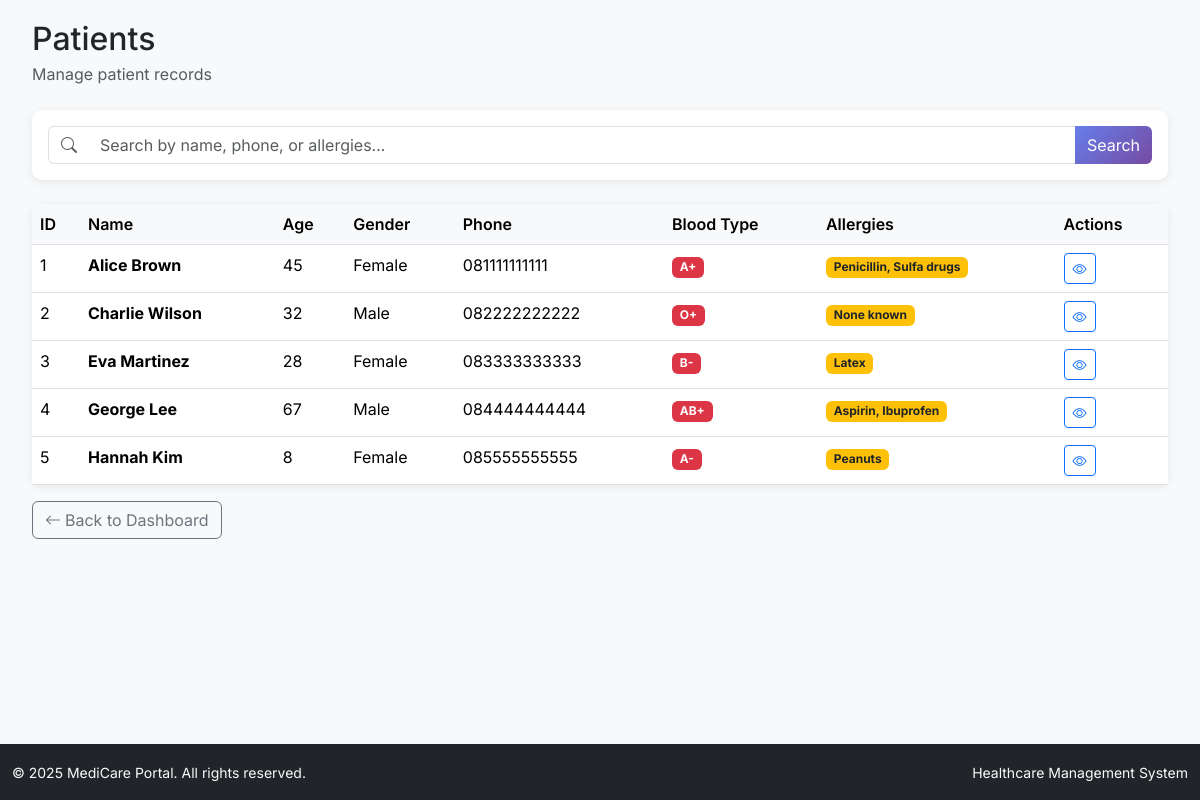
The app's page /index.php?r=patients/index (signed in) with its own data.
### tables this page shows
CREATE TABLE patients (
    id INT AUTO_INCREMENT PRIMARY KEY,
    name VARCHAR(100) NOT NULL,
    age INT NOT NULL,
    gender ENUM('Male', 'Female', 'Other') DEFAULT 'Male',
    phone VARCHAR(20) DEFAULT NULL,
    address TEXT DEFAULT NULL,
    allergies TEXT DEFAULT NULL,
    blood_type VARCHAR(5) DEFAULT NULL,
    emergency_contact VARCHAR(100) DEFAULT NULL,
    emergency_phone VARCHAR(20) DEFAULT NULL,
    notes TEXT DEFAULT NULL,
    created_by INT DEFAULT NULL,
    created_at TIMESTAMP DEFAULT CURRENT_TIMESTAMP,
    updated_at TIMESTAMP DEFAULT CURRENT_TIMESTAMP ON UPDATE CURRENT_TIMESTAMP,
    FOREIGN KEY (created_by) REFERENCES nurses(id) ON DELETE SET NULL
);

### app/core/Controller.php (called while the page is built, shortened)
<?php
class Controller {
    protected function render(string $view, array $params = []): void {
        extract($params, EXTR_SKIP);
        $viewFile = APP_ROOT . '/app/views/' . $view . '.php';
        include $viewFile;
        include APP_ROOT . '/app/views/layout.php';
    }
}

### app/controllers/PatientsController.php (called while the page is built, shortened)
<?php
require_once APP_ROOT . '/app/core/Controller.php';
require_once APP_ROOT . '/app/models/Patient.php';
class PatientsController extends Controller {
    private function isNurse(): bool {
        return !empty($_SESSION['nurse_id']);
    }
    private function isDoctor(): bool {
        return !empty($_SESSION['doctor_id']);
    }
    public function index(): void {
        $search = $_GET['search'] ?? '';
        if ($search) {
            $patients = Patient::search($search);
        } else {
            $patients = Patient::getAll();
        }
        $this->render('patients/index', [
            'patients' => $patients,
            'search' => $search,
            'isNurse' => $this->isNurse(),
            'isDoctor' => $this->isDoctor(),
            'hideLandingLinks' => true
        ]);
    }
}

### app/core/Router.php (called while the page is built, shortened)
<?php
class Router {
    public function dispatch(): void {
        $route = isset($_GET['r']) ? trim($_GET['r'], '/') : 'home/index';
        [$controllerName, $action] = array_pad(explode('/', $route, 2), 2, null);
        $action = $action ?: 'index';
        $controller = new $controllerName();
        $controller->$action();
    }
}

### public/index.php (called while the page is built, shortened)
<?php
require_once __DIR__ . '/../app/core/Router.php';
$router = new Router();
$router->dispatch();

### app/models/Patient.php (called while the page is built, shortened)
<?php
class Patient {
    public static function getAll(): array {
        $pdo = Database::getInstance();
        $stmt = $pdo->query('SELECT p.*, n.name as created_by_name FROM patients p LEFT JOIN nurses n ON p.created_by = n.id ORDER BY p.updated_at DESC');
        return $stmt->fetchAll(PDO::FETCH_ASSOC);
    }
}

### app/views/patients/index.php (the view, shortened to what this page needs)
<div class="container-fluid">
    <div class="content-wrapper">
        <div class="d-flex justify-content-between align-items-center mb-4">
            <div>
                <h2 class="mb-1">Patients</h2>
                <p class="text-muted mb-0">Manage patient records</p>
            </div>
        </div>
        <div class="card mb-4">
            <div class="card-body">
                <form action="index.php" method="GET" class="d-flex">
                    <div class="input-group">
                        <span class="input-group-text bg-white border-end-0">
                            <i class="bi bi-search text-muted"></i>
                        </span>
                        <input type="text" class="form-control border-start-0" name="search"
                               value="<?php echo htmlspecialchars($search ?? ''); ?>"
                               placeholder="Search by name, phone, or allergies...">
                        <button class="btn btn-primary" type="submit">Search</button>
                    </div>
                </form>
            </div>
        </div>
        <div class="card">
            <div class="card-body p-0">
                <?php if (empty($patients)): ?>
                    <div class="p-5 text-center text-muted">
                        <i class="bi bi-inbox" style="font-size: 3rem;"></i>
                        <p class="mb-0 mt-3">
                            <?php if ($search): ?>
                                No patients found matching "<?php echo htmlspecialchars($search); ?>"
                            <?php else: ?>
                                No patients yet. <?php if ($isNurse): ?>Click "Add Patient" to create one.<?php endif; ?>
                            <?php endif; ?>
                        </p>
                    </div>
                <?php else: ?>
                    <div class="table-responsive">
                        <table class="table table-hover mb-0">
                            <thead>
                                <tr>
                                    <th>ID</th>
                                    <th>Name</th>
                                    <th>Age</th>
                                    <th>Gender</th>
                                    <th>Phone</th>
                                    <th>Blood Type</th>
                                    <th>Allergies</th>
                                    <th>Actions</th>
                                </tr>
                            </thead>
                            <tbody>
                                <?php foreach ($patients as $patient): ?>
                                    <tr>
                                        <td><?php echo $patient['id']; ?></td>
                                        <td>
                                            <strong><?php echo htmlspecialchars($patient['name']); ?></strong>
                                        </td>
                                        <td><?php echo $patient['age']; ?></td>
                                        <td><?php echo $patient['gender']; ?></td>
                                        <td><?php echo htmlspecialchars($patient['phone'] ?? '-'); ?></td>
                                        <td>
                                            <?php if ($patient['blood_type']): ?>
                                                <span class="badge bg-danger"><?php echo htmlspecialchars($patient['blood_type']); ?></span>
                                            <?php else: ?>
                                                -
                                            <?php endif; ?>
                                        </td>
                                        <td>
                                            <?php if ($patient['allergies']): ?>
                                                <span class="badge bg-warning text-dark" title="<?php echo htmlspecialchars($patient['allergies']); ?>">
                                                    <?php
                                                    $allergies = $patient['allergies'];
                                                    echo htmlspecialchars(strlen($allergies) > 25 ? substr($allergies, 0, 25) . '...' : $allergies);
                                                    ?>
                                                </span>
                                            <?php else: ?>
                                                <span class="text-muted">None</span>
                                            <?php endif; ?>
                                        </td>
                                        <td>
                                            <a href="index.php?r=patients/info&id=<?php echo $patient['id']; ?>"
                                               class="btn btn-sm btn-outline-primary" title="View Details">
                                                <i class="bi bi-eye"></i>
                                            </a>
                                        </td>
                                    </tr>
                                <?php endforeach; ?>
                            </tbody>
                        </table>
                    </div>
                <?php endif; ?>
            </div>
        </div>
        <div class="mt-3">
            <a href="index.php?r=menu/index" class="btn btn-outline-secondary">
                <i class="bi bi-arrow-left me-1"></i>Back to Dashboard
            </a>
        </div>
    </div>
</div>

### public/assets/css/main.css (style rules this page uses)
:root { --font-default: "Open Sans", system-ui, -apple-system, "Segoe UI", Roboto, "Helvetica Neue", Arial, "Noto Sans", "Liberation Sans", sans-serif, "Apple Color Emoji", "Segoe UI Emoji", "Segoe UI Symbol", "Noto Color Emoji"; --font-primary: "Amatic SC", sans-serif; --font-secondary: "Inter", sans-serif; }
:root { --color-default: #212529; --color-primary: #ce1212; --color-secondary: #37373f; }
:root { scroll-behavior: smooth; }
body { font-family: var(--font-default); color: var(--color-default); }
a { color: var(--color-primary); text-decoration: none; }
h1, h2, h3, h4, h5, h6 { font-family: var(--font-secondary); }

### app/views/layout.php (style rules this page uses)
:root { --primary-color: #0d6efd; --secondary-color: #6c757d; --success-color: #198754; --danger-color: #dc3545; --warning-color: #ffc107; --info-color: #0dcaf0; }
body { font-family: 'Inter', 'Open Sans', sans-serif; background-color: #f8f9fa; }
.card { border: none; border-radius: 10px; box-shadow: 0 2px 10px rgba(0,0,0,0.08); transition: transform 0.2s, box-shadow 0.2s; }
.btn-primary { background: linear-gradient(135deg, #667eea 0%, #764ba2 100%); border: none; }
.table th { font-weight: 600; background-color: #f8f9fa; }
.content-wrapper { min-height: calc(100vh - 56px); padding: 20px; }

### records on screen
patients: id "1", name "Alice Brown", age "45", gender "Female", phone "081111111111", blood_type "A+", allergies "Penicillin, Sulfa drugs"
patients: id "2", name "Charlie Wilson", age "32", gender "Male", phone "082222222222", blood_type "O+", allergies "None known"
patients: id "3", name "Eva Martinez", age "28", gender "Female", phone "083333333333", blood_type "B-", allergies "Latex"
patients: id "4", name "George Lee", age "67", gender "Male", phone "084444444444", blood_type "AB+", allergies "Aspirin, Ibuprofen"
patients: id "5", name "Hannah Kim", age "8", gender "Female", phone "085555555555", blood_type "A-", allergies "Peanuts"
